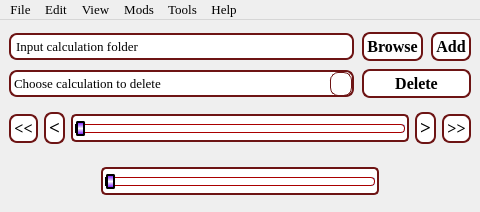
<?xml version="1.0" encoding="UTF-8"?>
<ui version="4.0">
 <class>VaspReader</class>
 <widget class="QMainWindow" name="VaspReader">
  <property name="geometry">
   <rect>
    <x>0</x>
    <y>0</y>
    <width>480</width>
    <height>212</height>
   </rect>
  </property>
  <property name="sizePolicy">
   <sizepolicy hsizetype="Preferred" vsizetype="Fixed">
    <horstretch>0</horstretch>
    <verstretch>0</verstretch>
   </sizepolicy>
  </property>
  <property name="minimumSize">
   <size>
    <width>480</width>
    <height>212</height>
   </size>
  </property>
  <property name="maximumSize">
   <size>
    <width>720</width>
    <height>318</height>
   </size>
  </property>
  <property name="windowTitle">
   <string>VaspReader</string>
  </property>
  <property name="windowIcon">
   <iconset>
    <normaloff>../VR_icons/VR-logo.ico</normaloff>../VR_icons/VR-logo.ico</iconset>
  </property>
  <property name="autoFillBackground">
   <bool>false</bool>
  </property>
  <property name="styleSheet">
   <string notr="true">QWidget#centralwidget{
	background-image: url(:/visual/VRVisual_background.png);
	background-position: right bottom;
}
QLineEdit{
  border-radius: 8px;
  border: 2px solid rgb(109, 20, 20);
  padding: 3px 3px;
}
QLineEdit:hover{
  border-radius: 8px;
  background-color: rgb(255, 248, 231);
  border: 1px solid rgb(109, 20, 20);
  padding: 3px 3px;
}
QLineEdit:focus {
  border: 3px solid rgb(0, 0, 0);
}

QLineEdit::placeholder {
  color: #000000;
}
QPushButton {
  background-color: rgb(255, 255, 255);
  color: black;
  font-weight: 600;
  border-radius: 8px;
  border: 2px solid rgb(109, 20, 20);
  padding: 3px 3px;
  margin-top: 0px;
  outline: 0px;
}
QPushButton:hover {
  background-color: rgb(255, 248, 231);
  border: 1px solid rgb(74, 0, 0);
}
QPushButton:pressed {
background-color: rgb(255, 247, 221);
border: 3px solid #000000
}
QComboBox {
  border-radius: 8px;
  border: 2px solid rgb(109, 20, 20);
  padding: 3px 3px;
}
QComboBox::drop-down {
  width: 18px;
  height:22px;
  padding: 0px 1px;
  border: 1px solid rgb(109, 20, 20);
  border-radius: 8px;
}
QComboBox::down-arrow {
  image: url(:/down-arrow_ico/down-arrow.ico);
  width: 18px;
  height:22px;
}
QComboBox::down-arrow:hover {
    width: 18px;
    height:22px;
    padding: 0px 1px;
    border: 1px solid #000000;
    border-radius: 8px;
	background-color: rgb(255, 229, 162);
}
QComboBox::down-arrow:pressed {
    width: 18px;
    height:22px;
    padding: 0px 1px;
    border: 1px solid #000000;
    border-radius: 8px;
	background-color: rgb(255, 232, 216);
}
QComboBox:pressed {
	background-color: rgb(255, 250, 237);
	border: 3px solid #000000;
    border-radius: 8px;
}
QComboBox:hover{
  border-radius: 8px;
  background-color: rgb(255, 248, 231);
  border: 1px solid rgb(109, 20, 20);
  padding: 3px 3px;
}
QFrame{
  border: 2px solid rgb(109, 20, 20);
  border-radius: 5px;
	background-color: rgb(255, 255, 255);
}
QFrame:hover{
  background-color: rgb(255, 248, 231);
  border: 1px solid rgb(109, 20, 20);
  background-color: rgb(255, 248, 231);
}
QSlider{
  background-color: rgb(255, 255, 255);
}
QSlider:hover{
  background-color: rgb(255, 248, 231);
}

QSlider::groove:horizontal{
border: 1px solid #637EB8;
background: white;
height: 7px;
border-radius: 3px;
}
QSlider::sub-page:horizontal {
background: qlineargradient(spread:reflect, x1:0.534, y1:0, x2:0.534, y2:0.5, stop:0 rgba(106, 0, 255, 255), stop:1 rgba(255, 255, 255, 255));
border: 1px solid rgb(0, 0, 0);
height: 10px;
border-radius: 4px;
}
QSlider::add-page:horizontal {
background: #fff;
border: 1px solid rgb(170, 0, 0);
height: 10px;
border-radius: 4px;
}
QSlider::handle:horizontal{
background: qlineargradient(spread:reflect, x1:0.534, y1:0, x2:0.534, y2:0.5, stop:0 rgba(106, 0, 255, 255), stop:1 rgba(255, 255, 255, 255));
border: 2px solid rgb(0, 0, 0);
width: 5px;
margin-top: -4px;
margin-bottom: -4px;
border-radius: 2px;
}</string>
  </property>
  <property name="inputMethodHints">
   <set>Qt::ImhNone</set>
  </property>
  <property name="toolButtonStyle">
   <enum>Qt::ToolButtonIconOnly</enum>
  </property>
  <property name="tabShape">
   <enum>QTabWidget::Rounded</enum>
  </property>
  <property name="dockNestingEnabled">
   <bool>false</bool>
  </property>
  <property name="unifiedTitleAndToolBarOnMac">
   <bool>false</bool>
  </property>
  <widget class="QWidget" name="centralwidget">
   <property name="sizePolicy">
    <sizepolicy hsizetype="Preferred" vsizetype="Fixed">
     <horstretch>0</horstretch>
     <verstretch>0</verstretch>
    </sizepolicy>
   </property>
   <property name="styleSheet">
    <string notr="true"/>
   </property>
   <layout class="QGridLayout" name="gridLayout" rowstretch="0,0,0,0,0" columnstretch="0,1,0,0">
    <property name="topMargin">
     <number>12</number>
    </property>
    <property name="spacing">
     <number>8</number>
    </property>
    <item row="3" column="0" colspan="4">
     <widget class="QWidget" name="step_widget" native="true">
      <layout class="QHBoxLayout" name="horizontalLayout">
       <property name="leftMargin">
        <number>0</number>
       </property>
       <property name="topMargin">
        <number>0</number>
       </property>
       <property name="rightMargin">
        <number>0</number>
       </property>
       <property name="bottomMargin">
        <number>0</number>
       </property>
       <item>
        <widget class="QPushButton" name="pushButton_2">
         <property name="font">
          <font>
           <family>Times New Roman</family>
           <pointsize>12</pointsize>
           <bold>true</bold>
          </font>
         </property>
         <property name="text">
          <string>&lt;&lt;</string>
         </property>
        </widget>
       </item>
       <item>
        <widget class="QPushButton" name="leftmove">
         <property name="font">
          <font>
           <family>Times New Roman</family>
           <pointsize>14</pointsize>
           <bold>true</bold>
          </font>
         </property>
         <property name="text">
          <string>&lt;</string>
         </property>
        </widget>
       </item>
       <item>
        <widget class="QFrame" name="stepFrame">
         <property name="sizePolicy">
          <sizepolicy hsizetype="Preferred" vsizetype="Fixed">
           <horstretch>0</horstretch>
           <verstretch>0</verstretch>
          </sizepolicy>
         </property>
         <property name="autoFillBackground">
          <bool>false</bool>
         </property>
         <property name="frameShape">
          <enum>QFrame::Box</enum>
         </property>
         <property name="frameShadow">
          <enum>QFrame::Sunken</enum>
         </property>
         <property name="lineWidth">
          <number>3</number>
         </property>
         <property name="midLineWidth">
          <number>1</number>
         </property>
         <layout class="QVBoxLayout" name="verticalLayout_2">
          <property name="leftMargin">
           <number>2</number>
          </property>
          <property name="topMargin">
           <number>2</number>
          </property>
          <property name="rightMargin">
           <number>2</number>
          </property>
          <property name="bottomMargin">
           <number>2</number>
          </property>
          <item>
           <widget class="QSlider" name="stepSlider">
            <property name="font">
             <font>
              <family>Times New Roman</family>
              <pointsize>12</pointsize>
             </font>
            </property>
            <property name="acceptDrops">
             <bool>false</bool>
            </property>
            <property name="toolTip">
             <string/>
            </property>
            <property name="autoFillBackground">
             <bool>false</bool>
            </property>
            <property name="singleStep">
             <number>1</number>
            </property>
            <property name="orientation">
             <enum>Qt::Horizontal</enum>
            </property>
            <property name="invertedAppearance">
             <bool>false</bool>
            </property>
            <property name="invertedControls">
             <bool>false</bool>
            </property>
            <property name="tickPosition">
             <enum>QSlider::TicksBelow</enum>
            </property>
            <property name="tickInterval">
             <number>5</number>
            </property>
           </widget>
          </item>
         </layout>
        </widget>
       </item>
       <item>
        <widget class="QPushButton" name="rightmove">
         <property name="font">
          <font>
           <family>Times New Roman</family>
           <pointsize>14</pointsize>
           <bold>true</bold>
          </font>
         </property>
         <property name="text">
          <string>&gt;</string>
         </property>
        </widget>
       </item>
       <item>
        <widget class="QPushButton" name="pushButton">
         <property name="font">
          <font>
           <family>Times New Roman</family>
           <pointsize>12</pointsize>
           <bold>true</bold>
          </font>
         </property>
         <property name="text">
          <string>&gt;&gt;</string>
         </property>
        </widget>
       </item>
      </layout>
     </widget>
    </item>
    <item row="1" column="2" colspan="2">
     <widget class="QPushButton" name="deleteButton">
      <property name="font">
       <font>
        <family>Times New Roman</family>
        <pointsize>12</pointsize>
        <bold>true</bold>
       </font>
      </property>
      <property name="cursor">
       <cursorShape>PointingHandCursor</cursorShape>
      </property>
      <property name="text">
       <string>Delete</string>
      </property>
     </widget>
    </item>
    <item row="0" column="2">
     <widget class="QPushButton" name="browseButton">
      <property name="font">
       <font>
        <family>Times New Roman</family>
        <pointsize>12</pointsize>
        <bold>true</bold>
       </font>
      </property>
      <property name="cursor">
       <cursorShape>PointingHandCursor</cursorShape>
      </property>
      <property name="text">
       <string>Browse</string>
      </property>
     </widget>
    </item>
    <item row="0" column="3">
     <widget class="QPushButton" name="addButton">
      <property name="font">
       <font>
        <family>Times New Roman</family>
        <pointsize>12</pointsize>
        <bold>true</bold>
       </font>
      </property>
      <property name="cursor">
       <cursorShape>PointingHandCursor</cursorShape>
      </property>
      <property name="text">
       <string>Add</string>
      </property>
      <property name="flat">
       <bool>false</bool>
      </property>
     </widget>
    </item>
    <item row="1" column="0" colspan="2">
     <widget class="QComboBox" name="addedCombo">
      <property name="font">
       <font>
        <family>Times New Roman</family>
        <pointsize>10</pointsize>
       </font>
      </property>
      <property name="cursor">
       <cursorShape>PointingHandCursor</cursorShape>
      </property>
      <property name="currentText">
       <string/>
      </property>
      <property name="placeholderText">
       <string>Choose calculation to delete</string>
      </property>
     </widget>
    </item>
    <item row="0" column="0" colspan="2">
     <widget class="QLineEdit" name="input_directory">
      <property name="palette">
       <palette>
        <active>
         <colorrole role="PlaceholderText">
          <brush brushstyle="SolidPattern">
           <color alpha="255">
            <red>0</red>
            <green>0</green>
            <blue>0</blue>
           </color>
          </brush>
         </colorrole>
        </active>
        <inactive>
         <colorrole role="PlaceholderText">
          <brush brushstyle="SolidPattern">
           <color alpha="255">
            <red>0</red>
            <green>0</green>
            <blue>0</blue>
           </color>
          </brush>
         </colorrole>
        </inactive>
        <disabled>
         <colorrole role="PlaceholderText">
          <brush brushstyle="SolidPattern">
           <color alpha="255">
            <red>0</red>
            <green>0</green>
            <blue>0</blue>
           </color>
          </brush>
         </colorrole>
        </disabled>
       </palette>
      </property>
      <property name="font">
       <font>
        <family>Times New Roman</family>
        <pointsize>10</pointsize>
       </font>
      </property>
      <property name="text">
       <string/>
      </property>
      <property name="placeholderText">
       <string>Input calculation folder</string>
      </property>
     </widget>
    </item>
    <item row="4" column="0" colspan="4">
     <widget class="QWidget" name="speed_widget" native="true">
      <layout class="QHBoxLayout" name="horizontalLayout_2" stretch="1,3,1">
       <property name="leftMargin">
        <number>0</number>
       </property>
       <property name="topMargin">
        <number>0</number>
       </property>
       <property name="rightMargin">
        <number>0</number>
       </property>
       <property name="bottomMargin">
        <number>0</number>
       </property>
       <item>
        <spacer name="horizontalSpacer">
         <property name="orientation">
          <enum>Qt::Horizontal</enum>
         </property>
         <property name="sizeHint" stdset="0">
          <size>
           <width>40</width>
           <height>20</height>
          </size>
         </property>
        </spacer>
       </item>
       <item>
        <widget class="QFrame" name="speedFrame">
         <property name="sizePolicy">
          <sizepolicy hsizetype="Preferred" vsizetype="Fixed">
           <horstretch>0</horstretch>
           <verstretch>0</verstretch>
          </sizepolicy>
         </property>
         <property name="autoFillBackground">
          <bool>false</bool>
         </property>
         <property name="frameShape">
          <enum>QFrame::Box</enum>
         </property>
         <property name="frameShadow">
          <enum>QFrame::Sunken</enum>
         </property>
         <property name="lineWidth">
          <number>2</number>
         </property>
         <property name="midLineWidth">
          <number>1</number>
         </property>
         <layout class="QVBoxLayout" name="verticalLayout">
          <property name="leftMargin">
           <number>2</number>
          </property>
          <property name="topMargin">
           <number>2</number>
          </property>
          <property name="rightMargin">
           <number>2</number>
          </property>
          <property name="bottomMargin">
           <number>2</number>
          </property>
          <item>
           <widget class="QSlider" name="speedSlider">
            <property name="font">
             <font>
              <family>Times New Roman</family>
              <pointsize>12</pointsize>
             </font>
            </property>
            <property name="acceptDrops">
             <bool>false</bool>
            </property>
            <property name="toolTip">
             <string/>
            </property>
            <property name="autoFillBackground">
             <bool>false</bool>
            </property>
            <property name="singleStep">
             <number>1</number>
            </property>
            <property name="orientation">
             <enum>Qt::Horizontal</enum>
            </property>
            <property name="invertedAppearance">
             <bool>false</bool>
            </property>
            <property name="invertedControls">
             <bool>false</bool>
            </property>
            <property name="tickPosition">
             <enum>QSlider::TicksBelow</enum>
            </property>
            <property name="tickInterval">
             <number>5</number>
            </property>
           </widget>
          </item>
         </layout>
        </widget>
       </item>
       <item>
        <spacer name="horizontalSpacer_2">
         <property name="orientation">
          <enum>Qt::Horizontal</enum>
         </property>
         <property name="sizeHint" stdset="0">
          <size>
           <width>40</width>
           <height>20</height>
          </size>
         </property>
        </spacer>
       </item>
      </layout>
     </widget>
    </item>
   </layout>
  </widget>
  <widget class="QMenuBar" name="menubar">
   <property name="geometry">
    <rect>
     <x>0</x>
     <y>0</y>
     <width>480</width>
     <height>21</height>
    </rect>
   </property>
   <property name="font">
    <font>
     <family>Times New Roman</family>
     <pointsize>10</pointsize>
    </font>
   </property>
   <widget class="QMenu" name="menuFile">
    <property name="font">
     <font>
      <family>Times New Roman</family>
      <pointsize>10</pointsize>
     </font>
    </property>
    <property name="title">
     <string>File</string>
    </property>
    <addaction name="actionOpen_calculation"/>
    <addaction name="separator"/>
    <addaction name="actionLoad_Calculation_State"/>
    <addaction name="actionSave_Calculation_State"/>
    <addaction name="separator"/>
    <addaction name="actionLoad_Configuration"/>
    <addaction name="actionSave_Configuration"/>
    <addaction name="separator"/>
    <addaction name="actionExit"/>
   </widget>
   <widget class="QMenu" name="menuEdit">
    <property name="font">
     <font>
      <family>Times New Roman</family>
      <pointsize>10</pointsize>
     </font>
    </property>
    <property name="title">
     <string>Edit</string>
    </property>
    <widget class="QMenu" name="menuLight">
     <property name="font">
      <font>
       <family>Times New Roman</family>
       <pointsize>10</pointsize>
      </font>
     </property>
     <property name="title">
      <string>Light</string>
     </property>
     <addaction name="actionLight_1"/>
     <addaction name="actionLight_2"/>
     <addaction name="actionLight_3"/>
     <addaction name="actionLight_4"/>
     <addaction name="actionLight_5"/>
     <addaction name="actionLight_6"/>
     <addaction name="actionLight_7"/>
     <addaction name="actionLight_8"/>
    </widget>
    <addaction name="actionDelete_coordinates_after_leave_cell"/>
    <addaction name="separator"/>
    <addaction name="menuLight"/>
   </widget>
   <widget class="QMenu" name="menuMods">
    <property name="font">
     <font>
      <family>Times New Roman</family>
      <pointsize>10</pointsize>
     </font>
    </property>
    <property name="title">
     <string>Mods</string>
    </property>
    <addaction name="actionProvessing"/>
    <addaction name="actionOSZICAR"/>
    <addaction name="actionPOSCAR"/>
    <addaction name="actionCHGCAR"/>
    <addaction name="actionIR_and_RAMAN"/>
    <addaction name="separator"/>
    <addaction name="actionSupercomputer"/>
    <addaction name="separator"/>
    <addaction name="actionGraphs"/>
   </widget>
   <widget class="QMenu" name="menuTools">
    <property name="font">
     <font>
      <family>Times New Roman</family>
      <pointsize>10</pointsize>
     </font>
    </property>
    <property name="title">
     <string>Tools</string>
    </property>
    <widget class="QMenu" name="menuSelect_mode">
     <property name="font">
      <font>
       <family>Times New Roman</family>
       <pointsize>10</pointsize>
      </font>
     </property>
     <property name="title">
      <string>Select mode</string>
     </property>
     <addaction name="actionKeyboard"/>
     <addaction name="actionMouse_keyboard"/>
    </widget>
    <widget class="QMenu" name="menuSet">
     <property name="font">
      <font>
       <family>Times New Roman</family>
       <pointsize>10</pointsize>
      </font>
     </property>
     <property name="title">
      <string>Set</string>
     </property>
     <addaction name="actionAtom_ID"/>
     <addaction name="actionBond"/>
     <addaction name="actionValence_angle"/>
    </widget>
    <addaction name="menuSelect_mode"/>
    <addaction name="menuSet"/>
    <addaction name="separator"/>
    <addaction name="actionForm_POSCAR"/>
    <addaction name="separator"/>
    <addaction name="actionScreenshot"/>
   </widget>
   <widget class="QMenu" name="menuHelp">
    <property name="font">
     <font>
      <family>Times New Roman</family>
      <pointsize>10</pointsize>
     </font>
    </property>
    <property name="title">
     <string>Help</string>
    </property>
    <addaction name="actionAbout_the_program"/>
    <addaction name="actionWindow_description"/>
    <addaction name="actionLatest_update"/>
    <addaction name="actionChanges_history"/>
   </widget>
   <widget class="QMenu" name="menuView">
    <property name="title">
     <string>View</string>
    </property>
    <addaction name="actionAxes"/>
    <addaction name="actionCell_boarder"/>
    <addaction name="separator"/>
    <addaction name="actionBonds"/>
    <addaction name="separator"/>
    <addaction name="actionChange_background"/>
   </widget>
   <addaction name="menuFile"/>
   <addaction name="menuEdit"/>
   <addaction name="menuView"/>
   <addaction name="menuMods"/>
   <addaction name="menuTools"/>
   <addaction name="menuHelp"/>
  </widget>
  <action name="actionOpen_calculation">
   <property name="text">
    <string>Open calculation</string>
   </property>
   <property name="font">
    <font>
     <family>Times New Roman</family>
     <pointsize>10</pointsize>
    </font>
   </property>
  </action>
  <action name="actionLoad_Calculation_State">
   <property name="text">
    <string>Load Calculation State</string>
   </property>
   <property name="font">
    <font>
     <family>Times New Roman</family>
     <pointsize>10</pointsize>
    </font>
   </property>
  </action>
  <action name="actionSave_Calculation_State">
   <property name="text">
    <string>Save Calculation State</string>
   </property>
   <property name="font">
    <font>
     <family>Times New Roman</family>
     <pointsize>10</pointsize>
    </font>
   </property>
  </action>
  <action name="actionLoad_Configuration">
   <property name="text">
    <string>Load Configuration</string>
   </property>
   <property name="font">
    <font>
     <family>Times New Roman</family>
     <pointsize>10</pointsize>
    </font>
   </property>
  </action>
  <action name="actionSave_Configuration">
   <property name="text">
    <string>Save Configuration</string>
   </property>
   <property name="font">
    <font>
     <family>Times New Roman</family>
     <pointsize>10</pointsize>
    </font>
   </property>
  </action>
  <action name="actionExit">
   <property name="text">
    <string>Exit</string>
   </property>
   <property name="font">
    <font>
     <family>Times New Roman</family>
     <pointsize>10</pointsize>
    </font>
   </property>
  </action>
  <action name="actionAxes">
   <property name="checkable">
    <bool>true</bool>
   </property>
   <property name="checked">
    <bool>true</bool>
   </property>
   <property name="text">
    <string>Axes</string>
   </property>
  </action>
  <action name="actionCell_boarder">
   <property name="checkable">
    <bool>true</bool>
   </property>
   <property name="checked">
    <bool>true</bool>
   </property>
   <property name="text">
    <string>Cell boarder</string>
   </property>
  </action>
  <action name="actionBonds">
   <property name="text">
    <string>Bonds</string>
   </property>
  </action>
  <action name="actionChange_background">
   <property name="text">
    <string>Change background</string>
   </property>
  </action>
  <action name="actionDelete_coordinates_after_leave_cell">
   <property name="checkable">
    <bool>true</bool>
   </property>
   <property name="checked">
    <bool>true</bool>
   </property>
   <property name="text">
    <string>Delete coordinates after leave cell</string>
   </property>
   <property name="font">
    <font>
     <family>Times New Roman</family>
     <pointsize>10</pointsize>
    </font>
   </property>
  </action>
  <action name="actionLight_1">
   <property name="text">
    <string>Light 1</string>
   </property>
   <property name="font">
    <font>
     <family>Times New Roman</family>
     <pointsize>10</pointsize>
    </font>
   </property>
  </action>
  <action name="actionLight_2">
   <property name="text">
    <string>Light 2</string>
   </property>
   <property name="font">
    <font>
     <family>Times New Roman</family>
     <pointsize>10</pointsize>
    </font>
   </property>
  </action>
  <action name="actionLight_3">
   <property name="text">
    <string>Light 3</string>
   </property>
   <property name="font">
    <font>
     <family>Times New Roman</family>
     <pointsize>10</pointsize>
    </font>
   </property>
  </action>
  <action name="actionLight_4">
   <property name="text">
    <string>Light 4</string>
   </property>
   <property name="font">
    <font>
     <family>Times New Roman</family>
     <pointsize>10</pointsize>
    </font>
   </property>
  </action>
  <action name="actionLight_5">
   <property name="text">
    <string>Light 5</string>
   </property>
   <property name="font">
    <font>
     <family>Times New Roman</family>
     <pointsize>10</pointsize>
    </font>
   </property>
  </action>
  <action name="actionLight_6">
   <property name="text">
    <string>Light 6</string>
   </property>
   <property name="font">
    <font>
     <family>Times New Roman</family>
     <pointsize>10</pointsize>
    </font>
   </property>
  </action>
  <action name="actionLight_7">
   <property name="text">
    <string>Light 7</string>
   </property>
   <property name="font">
    <font>
     <family>Times New Roman</family>
     <pointsize>10</pointsize>
    </font>
   </property>
  </action>
  <action name="actionLight_8">
   <property name="text">
    <string>Light 8</string>
   </property>
   <property name="font">
    <font>
     <family>Times New Roman</family>
     <pointsize>10</pointsize>
    </font>
   </property>
  </action>
  <action name="actionProvessing">
   <property name="text">
    <string>Processing</string>
   </property>
  </action>
  <action name="actionOSZICAR">
   <property name="text">
    <string>OSZICAR</string>
   </property>
  </action>
  <action name="actionPOSCAR">
   <property name="text">
    <string>POSCAR</string>
   </property>
  </action>
  <action name="actionCHGCAR">
   <property name="text">
    <string>CHGCAR</string>
   </property>
  </action>
  <action name="actionIR_and_RAMAN">
   <property name="text">
    <string>IR and RAMAN</string>
   </property>
  </action>
  <action name="actionSupercomputer">
   <property name="text">
    <string>Supercomputer</string>
   </property>
  </action>
  <action name="actionGraphs">
   <property name="text">
    <string>Graphs</string>
   </property>
  </action>
  <action name="actionKeyboard">
   <property name="checkable">
    <bool>true</bool>
   </property>
   <property name="text">
    <string>Keyboard</string>
   </property>
  </action>
  <action name="actionMouse_keyboard">
   <property name="checkable">
    <bool>true</bool>
   </property>
   <property name="text">
    <string>Mouse+keyboard</string>
   </property>
  </action>
  <action name="actionAtom_ID">
   <property name="checkable">
    <bool>true</bool>
   </property>
   <property name="text">
    <string>Atom ID</string>
   </property>
  </action>
  <action name="actionBond">
   <property name="checkable">
    <bool>true</bool>
   </property>
   <property name="text">
    <string>Bond</string>
   </property>
  </action>
  <action name="actionValence_angle">
   <property name="checkable">
    <bool>true</bool>
   </property>
   <property name="text">
    <string>Valence angle</string>
   </property>
  </action>
  <action name="actionScreenshot">
   <property name="text">
    <string>Screenshot</string>
   </property>
  </action>
  <action name="actionForm_POSCAR">
   <property name="text">
    <string>Form POSCAR</string>
   </property>
  </action>
  <action name="actionAbout_the_program">
   <property name="text">
    <string>About the program</string>
   </property>
  </action>
  <action name="actionWindow_description">
   <property name="text">
    <string>Window description</string>
   </property>
  </action>
  <action name="actionLatest_update">
   <property name="text">
    <string>Latest update</string>
   </property>
  </action>
  <action name="actionChanges_history">
   <property name="text">
    <string>Changes history</string>
   </property>
  </action>
 </widget>
 <tabstops>
  <tabstop>input_directory</tabstop>
  <tabstop>browseButton</tabstop>
  <tabstop>addButton</tabstop>
  <tabstop>addedCombo</tabstop>
  <tabstop>deleteButton</tabstop>
  <tabstop>stepSlider</tabstop>
 </tabstops>
 <resources>
  <include location="Resource.qrc"/>
 </resources>
 <connections/>
</ui>
